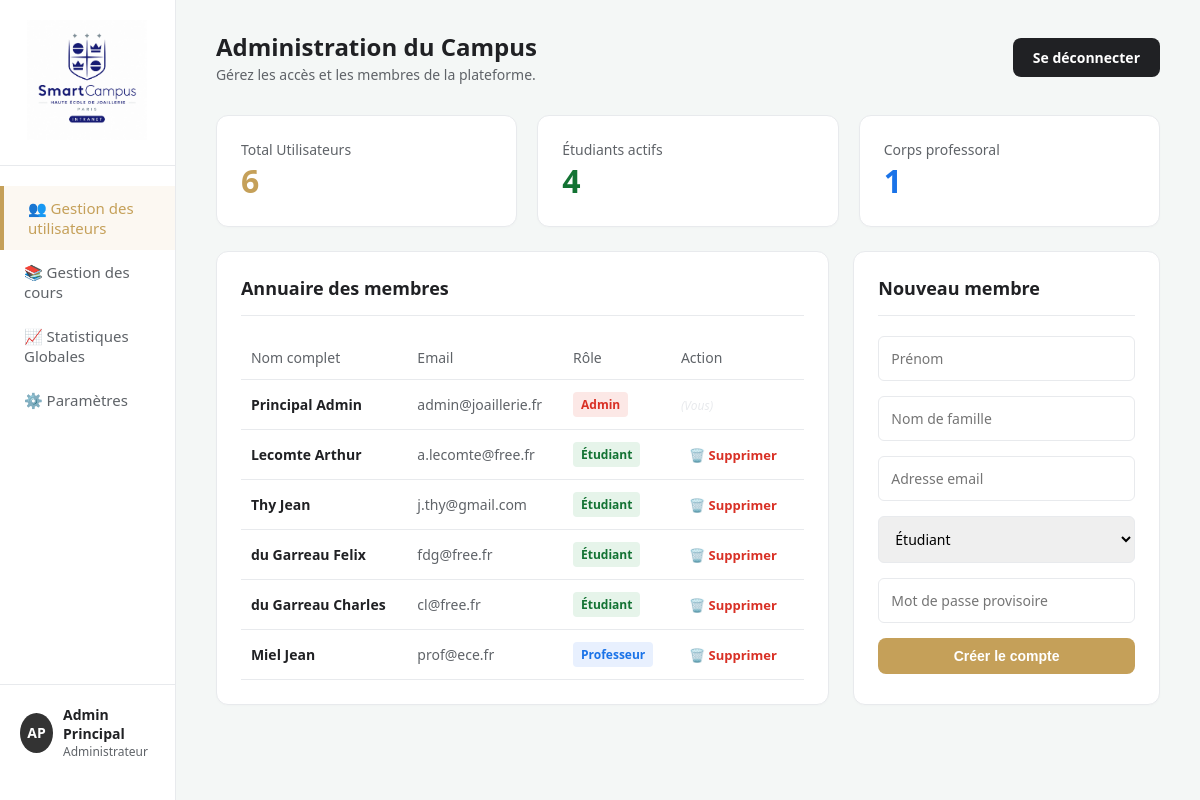
The app's page /dashboard_administrateur.php (signed in) with its own data.
### tables this page shows
CREATE TABLE utilisateurs (
        id INTEGER PRIMARY KEY AUTOINCREMENT,
        prenom TEXT NOT NULL,
        nom TEXT NOT NULL,
        email TEXT UNIQUE NOT NULL,
        role TEXT CHECK(role IN ('etudiant', 'professeur', 'administrateur')) NOT NULL,
        mot_de_passe_hash TEXT NOT NULL
    );

### dashboard_administrateur.php (the view, shortened to what this page needs)
<?php
require_once 'db.php';
$stmt_admin = $db->prepare("SELECT prenom, nom, email FROM utilisateurs WHERE id = ?");
$stmt_admin->execute([$_SESSION['utilisateur_id']]);
$admin = $stmt_admin->fetch(PDO::FETCH_ASSOC);
$initiales = strtoupper(substr($admin['prenom'], 0, 1) . substr($admin['nom'], 0, 1));
$utilisateurs = $db->query("SELECT id, prenom, nom, email, role FROM utilisateurs ORDER BY role, nom")->fetchAll(PDO::FETCH_ASSOC);
$nb_etudiants = 0;
$nb_profs = 0;
foreach ($utilisateurs as $u) {
    if ($u['role'] === 'etudiant') $nb_etudiants++;
    if ($u['role'] === 'professeur') $nb_profs++;
}
?>
<!DOCTYPE html>
<html lang="fr">
<head>
</head>
<body>
    <aside class="sidebar">
        <div class="logo-container">
            <img src="images/logo.jpg" alt="Logo HEJ" onerror="this.src='https://via.placeholder.com/120x50?text=SmartCampus'">
        </div>
<nav>
    <a href="dashboard_administrateur.php" class="active">👥 Gestion des utilisateurs</a>
    <a href="gestion_cours.php">📚 Gestion des cours</a>
    <a href="rapports_admin.php">📈 Statistiques Globales</a>
    <a href="parametres.php">⚙️ Paramètres</a>
</nav>
        <div class="user-widget">
            <div class="avatar-small"><?= $initiales ?></div>
            <div class="user-widget-info">
                <strong><?= htmlspecialchars($admin['prenom'] . ' ' . $admin['nom']) ?></strong>
                <span>Administrateur</span>
            </div>
        </div>
    </aside>
    <main class="main-content">
        <header class="header">
            <div>
                <h1>Administration du Campus</h1>
                <span style="color: var(--text-muted); font-size: 14px;">Gérez les accès et les membres de la plateforme.</span>
            </div>
            <a href="deconnexion.php" class="btn-action" style="background-color: var(--text-main);">Se déconnecter</a>
        </header>
        <div class="stats-top">
            <div class="card stat-box">
                <div>
                    <h3>Total Utilisateurs</h3>
                    <div class="number"><?= count($utilisateurs) ?></div>
                </div>
            </div>
            <div class="card stat-box">
                <div>
                    <h3>Étudiants actifs</h3>
                    <div class="number" style="color: #137333;"><?= $nb_etudiants ?></div>
                </div>
            </div>
            <div class="card stat-box">
                <div>
                    <h3>Corps professoral</h3>
                    <div class="number" style="color: #1a73e8;"><?= $nb_profs ?></div>
                </div>
            </div>
        </div>
        <div class="dashboard-grid">
            <div class="card">
                <div class="card-header">
                    <h2>Annuaire des membres</h2>
                </div>
                <table>
                    <tr>
                        <th>Nom complet</th>
                        <th>Email</th>
                        <th>Rôle</th>
                        <th>Action</th>
                    </tr>
                    <?php foreach ($utilisateurs as $u): ?>
                        <tr>
                            <td><strong><?= htmlspecialchars($u['nom'] . ' ' . $u['prenom']) ?></strong></td>
                            <td style="color: var(--text-muted);"><?= htmlspecialchars($u['email']) ?></td>
                            <td>
                                <?php
                                if ($u['role'] === 'administrateur') echo '<span class="badge badge-admin">Admin</span>';
                                elseif ($u['role'] === 'professeur') echo '<span class="badge badge-prof">Professeur</span>';
                                else echo '<span class="badge badge-etu">Étudiant</span>';
                                ?>
                            </td>
                            <td>
                                <?php if ($u['id'] !== $_SESSION['utilisateur_id']): ?>
                                    <a href="supprimer_utilisateur.php?id=<?= $u['id'] ?>"
                                       class="btn-delete"
                                       onclick="return confirm('Supprimer définitivement <?= htmlspecialchars($u['prenom']) ?> ?');">
                                       🗑️ Supprimer
                                    </a>
                                <?php else: ?>
                                    <span style="color: var(--border); font-size: 12px; font-style: italic;">(Vous)</span>
                                <?php endif; ?>
                            </td>
                        </tr>
                    <?php endforeach; ?>
                </table>
            </div>
            <div class="card">
                <div class="card-header">
                    <h2>Nouveau membre</h2>
                </div>
                <form action="traitement_inscription.php" method="POST">
                    <input type="text" name="prenom" placeholder="Prénom" required>
                    <input type="text" name="nom" placeholder="Nom de famille" required>
                    <input type="email" name="email" placeholder="Adresse email" required>
                    <select name="role" required>
                        <option value="etudiant">Étudiant</option>
                    </select>
                    <input type="password" name="mot_de_passe" placeholder="Mot de passe provisoire" required>
                    <button type="submit" class="btn-action" style="width: 100%;">Créer le compte</button>
                </form>
            </div>
        </div>
    </main>
</body>
</html>

### dashboard_administrateur.php (style rules this page uses)
:root { --primary: #C5A059; --primary-light: #fcf8f2; --bg-body: #f4f7f6; --sidebar-bg: #ffffff; --text-main: #202124; --text-muted: #5f6368; --border: #e8eaed; --danger: #d93025; --danger-light: #fce8e6; }
body { font-family: 'Segoe UI', Roboto, Helvetica, Arial, sans-serif; background-color: var(--bg-body); margin: 0; display: flex; height: 100vh; overflow: hidden; color: var(--text-main); }
.sidebar { width: 260px; background-color: var(--sidebar-bg); border-right: 1px solid var(--border); display: flex; flex-direction: column; padding: 20px 0; }
.sidebar .logo-container { padding: 0 20px 20px; border-bottom: 1px solid var(--border); text-align: center; }
.sidebar .logo-container img { max-width: 120px; }
.sidebar nav { flex-grow: 1; padding-top: 20px; }
.sidebar nav a { display: flex; align-items: center; padding: 12px 24px; color: var(--text-muted); text-decoration: none; font-weight: 500; font-size: 15px; transition: all 0.2s; }
.sidebar nav a.active { background-color: var(--primary-light); color: var(--primary); border-left: 4px solid var(--primary); }
.user-widget { padding: 20px; border-top: 1px solid var(--border); display: flex; align-items: center; gap: 10px; }
.user-widget .avatar-small { width: 40px; height: 40px; border-radius: 50%; background: #333; color: white; display: flex; justify-content: center; align-items: center; font-weight: bold; font-size: 14px; }
.user-widget-info { font-size: 14px; }
.user-widget-info span { display: block; color: var(--text-muted); font-size: 12px; }
.main-content { flex-grow: 1; padding: 30px 40px; overflow-y: auto; }
.header { display: flex; justify-content: space-between; align-items: center; margin-bottom: 30px; }
.header h1 { margin: 0; font-size: 24px; font-weight: 600; }
.btn-action { background-color: var(--primary); color: white; padding: 10px 20px; border-radius: 8px; text-decoration: none; font-weight: 600; font-size: 14px; border: none; cursor: pointer; transition: 0.3s; }
.stats-top { display: grid; grid-template-columns: 1fr 1fr 1fr; gap: 20px; margin-bottom: 24px; }
.dashboard-grid { display: grid; grid-template-columns: 2fr 1fr; gap: 24px; }
.card { background: white; border-radius: 12px; padding: 24px; border: 1px solid var(--border); box-shadow: 0 1px 3px rgba(0,0,0,0.02); }
.card-header { border-bottom: 1px solid var(--border); padding-bottom: 15px; margin-bottom: 20px; }
.card-header h2 { margin: 0; font-size: 18px; color: var(--text-main); }
.stat-box { display: flex; align-items: center; justify-content: space-between; }
.stat-box h3 { margin: 0; font-size: 14px; color: var(--text-muted); font-weight: 500; }
.stat-box .number { font-size: 32px; font-weight: bold; color: var(--primary); }
table { width: 100%; border-collapse: collapse; }
th, td { padding: 12px 10px; text-align: left; border-bottom: 1px solid var(--border); font-size: 14px; }
th { color: var(--text-muted); font-weight: 500; }
.badge { padding: 4px 8px; border-radius: 4px; font-size: 12px; font-weight: 600; display: inline-block; }
.badge-admin { background: #fce8e6; color: #d93025; }
.badge-prof { background: #e8f0fe; color: #1a73e8; }
.badge-etu { background: #e6f4ea; color: #137333; }
.btn-delete { color: var(--danger); text-decoration: none; font-weight: 600; font-size: 13px; padding: 4px 8px; border-radius: 4px; transition: 0.2s; }
input, select { width: 100%; padding: 12px; margin-bottom: 15px; border: 1px solid var(--border); border-radius: 6px; box-sizing: border-box; font-family: inherit; font-size: 14px; }

### records on screen
utilisateurs: initiales "AP", prenom+nom "Admin Principal", nom+prenom "Principal Admin", email "admin@joaillerie.fr", role "Admin", shows "(Vous)"
utilisateurs: nom+prenom "Lecomte Arthur", email "a.lecomte@free.fr", role "Étudiant"
utilisateurs: nom+prenom "Thy Jean", email "j.thy@gmail.com", role "Étudiant"
utilisateurs: nom+prenom "du Garreau Felix", email "fdg@free.fr", role "Étudiant"
utilisateurs: nom+prenom "du Garreau Charles", email "cl@free.fr", role "Étudiant"
utilisateurs: nom+prenom "Miel Jean", email "prof@ece.fr", role "Professeur"

### other values on screen
count($utilisateurs) "6"
$nb_etudiants "4"
$nb_profs "1"
